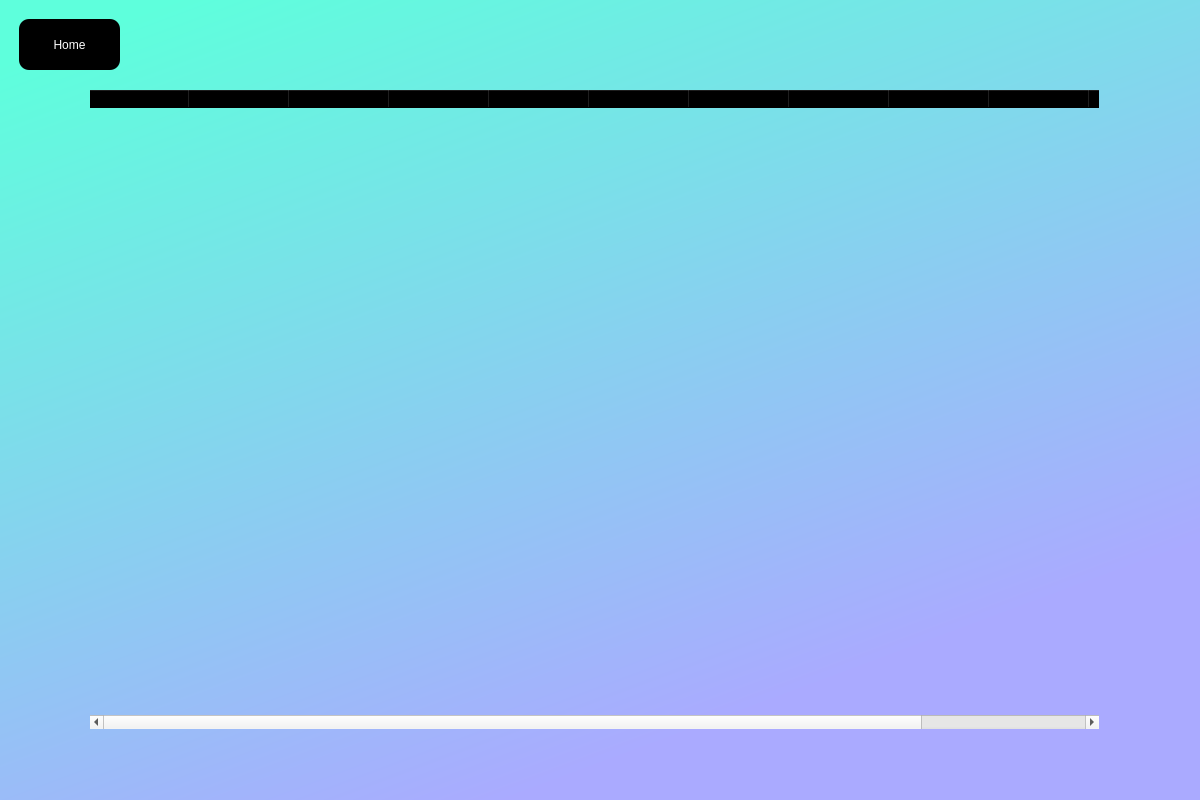
<?xml version="1.0" encoding="UTF-8"?>
<ui version="4.0">
 <class>Dialog</class>
 <widget class="QDialog" name="Dialog">
  <property name="geometry">
   <rect>
    <x>0</x>
    <y>0</y>
    <width>1200</width>
    <height>800</height>
   </rect>
  </property>
  <property name="windowTitle">
   <string>Dialog</string>
  </property>
  <widget class="QWidget" name="widget" native="true">
   <property name="geometry">
    <rect>
     <x>-1</x>
     <y>-1</y>
     <width>1201</width>
     <height>801</height>
    </rect>
   </property>
   <property name="styleSheet">
    <string notr="true">QWidget#widget{

background-color:qlineargradient(spread:pad, x1:0.031, y1:0.0629545, x2:0.526316, y2:0.943, stop:0 rgba(94, 255, 220, 255), stop:1 rgba(170, 170, 255, 255))}</string>
   </property>
   <widget class="QLabel" name="error">
    <property name="geometry">
     <rect>
      <x>410</x>
      <y>610</y>
      <width>681</width>
      <height>31</height>
     </rect>
    </property>
    <property name="styleSheet">
     <string notr="true">font: 14pt &quot;Myanmar Text&quot;;
color:red;</string>
    </property>
    <property name="text">
     <string/>
    </property>
   </widget>
   <widget class="QTableWidget" name="tableWidget">
    <property name="geometry">
     <rect>
      <x>90</x>
      <y>90</y>
      <width>1011</width>
      <height>641</height>
     </rect>
    </property>
    <property name="styleSheet">
     <string notr="true">font: 16pt &quot;Myanmar Text&quot;;
background-color: rgba(0,0,0,0);
color: rgb(0, 0, 0);
</string>
    </property>
    <column>
     <property name="text">
      <string>New Column</string>
     </property>
    </column>
    <column>
     <property name="text">
      <string>New Column</string>
     </property>
    </column>
    <column>
     <property name="text">
      <string>New Column</string>
     </property>
    </column>
    <column>
     <property name="text">
      <string>New Column</string>
     </property>
    </column>
    <column>
     <property name="text">
      <string>New Column</string>
     </property>
    </column>
    <column>
     <property name="text">
      <string>New Column</string>
     </property>
    </column>
    <column>
     <property name="text">
      <string>New Column</string>
     </property>
    </column>
    <column>
     <property name="text">
      <string>New Column</string>
     </property>
    </column>
    <column>
     <property name="text">
      <string>New Column</string>
     </property>
    </column>
    <column>
     <property name="text">
      <string>New Column</string>
     </property>
    </column>
    <column>
     <property name="text">
      <string>New Column</string>
     </property>
    </column>
    <column>
     <property name="text">
      <string>New Column</string>
     </property>
    </column>
   </widget>
   <widget class="QPushButton" name="back">
    <property name="geometry">
     <rect>
      <x>20</x>
      <y>20</y>
      <width>101</width>
      <height>51</height>
     </rect>
    </property>
    <property name="styleSheet">
     <string notr="true">border-radius:10px;
font: 18pt &quot;Georgia&quot;;
background-color: rgb(0, 0, 0);

color: rgb(255, 255, 255);</string>
    </property>
    <property name="text">
     <string>Home</string>
    </property>
   </widget>
  </widget>
 </widget>
 <resources>
  <include location="Icon.qrc"/>
 </resources>
 <connections/>
</ui>
